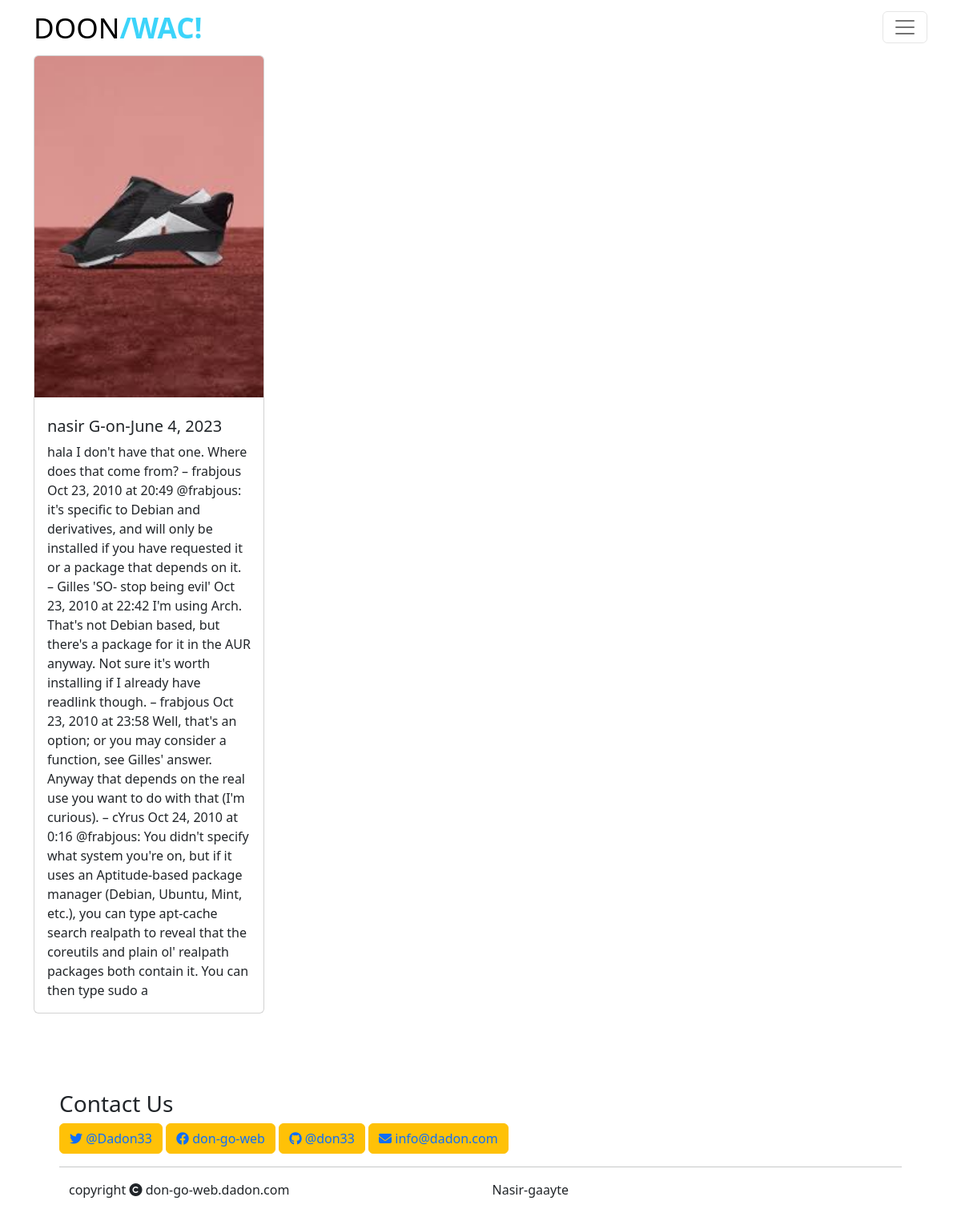
Page /news_detail/1/ on the committed database.
### news/models.py (models this page shows, shortened)
class NewsModel(models.Model):
    category = models.ForeignKey(NewsCategoryModel,on_delete=models.CASCADE)
    imgUrl = models.ImageField(blank=True,null=True)
    newsTitel = models.CharField(max_length=150,blank=True ,null=True)
    by=models.CharField(max_length=50,null=True,blank=True)
    date = models.DateField(auto_now_add=True)
    body = models.TextField()
    class Mate:
        fields = '__all__'

### news/views.py (the view)
# urls.py: path('news_detail/<str:pk>/',newsDetail,name='news_detail'),
def newsDetail(request, pk):
    cat= NewsCategoryModel.objects.get(id=pk)
    new = NewsModel.objects.get(id=pk)
    return render(request,'news/news_details.html',{
        'cat':cat,
        'new':new,
    })

### news/templates/news/news_details.html (shortened to what this page needs)
{% extends 'core/home.html' %}
{% block content %}
    <div class="container">
        <div class="card" style="width: 18rem;">
            <img src="{{new.imgUrl.url}}" class="card-img-top" alt="...">
            <div class="card-body">
              <h5 class="card-title">{{new.by}}-on-{{new.date}}</h5>
              <p class="card-text">{{new.body}}</p>
            </div>
    </div>
{% endblock content %}

### static/css/main.css (style rules this page uses)
:root { --cta--color:rgb(57, 187, 219); }
body { background: #f2f2f2; margin: 0; padding: 0; font-family: "Roboto Condensed"; font-size: small; font-weight: 50; }

### rows in the picture
NewsModel: imgUrl (picture), by "nasir G", date "June 4, 2023", body "hala I don't have that one. Where does that come from? – frabjous Oct 23, 2010 at 20:49 @frabjous: it's specific to Debian and derivatives, and will only be installed if you have requested it or a package that depends on it. – Gilles 'SO- stop being evil' Oct 23, 2010 at 22:42 I'm using Arch. That's not Debian based, but there's a package for it in the AUR anyway. Not sure it's worth installing if I already have readlink though. – frabjous Oct 23, 2010 at 23:58 Well, that's an option; or you may consider a function, see Gilles' answer. Anyway that depends on the real use you want to do with that (I'm curious). – cYrus Oct 24, 2010 at 0:16 @frabjous: You didn't specify what system you're on,…"
